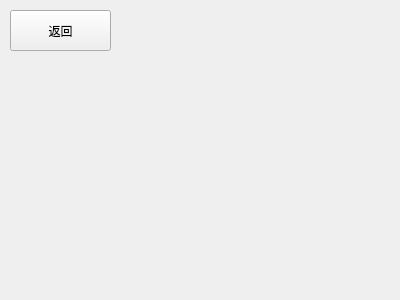
<?xml version="1.0" encoding="UTF-8"?>
<ui version="4.0">
 <class>csjImageAnimation</class>
 <widget class="QWidget" name="csjImageAnimation">
  <property name="geometry">
   <rect>
    <x>0</x>
    <y>0</y>
    <width>400</width>
    <height>300</height>
   </rect>
  </property>
  <property name="windowTitle">
   <string>Form</string>
  </property>
  <widget class="QPushButton" name="pushButton">
   <property name="geometry">
    <rect>
     <x>10</x>
     <y>10</y>
     <width>101</width>
     <height>41</height>
    </rect>
   </property>
   <property name="text">
    <string>返回</string>
   </property>
  </widget>
 </widget>
 <resources/>
 <connections/>
</ui>
